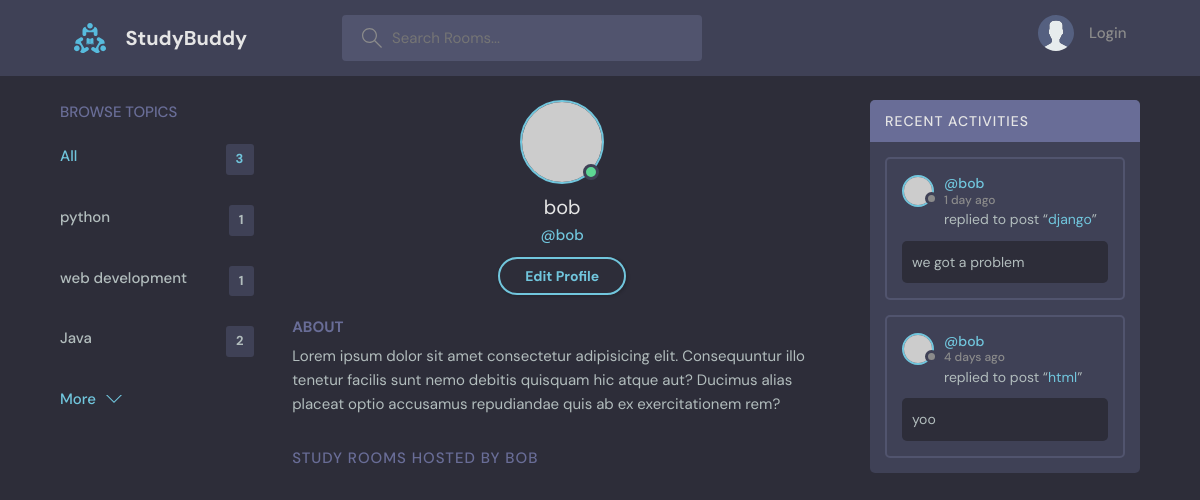
Screenshot of /profile/4 with the database file from the repository.
### base/models.py (models this page shows, shortened)
class Topic(models.Model):
    name= models.CharField(max_length=200)

class Message(models.Model):
    user = models.ForeignKey(User, on_delete=models.CASCADE)
    room = models.ForeignKey(Room, on_delete=models.CASCADE)
    body = models.TextField()
    updated = models.DateTimeField(auto_now=True)
    created = models.DateTimeField(auto_now_add=True)
    class Meta:
        ordering = ['-updated', '-created']

class Room(models.Model):
    host = models.ForeignKey(User, on_delete=models.SET_NULL, null=True)
    topic = models.ForeignKey(Topic, on_delete=models.SET_NULL, null=True)
    name = models.CharField(max_length=200)
    description = models.TextField(null=True, blank=True)
    participants = models.ManyToManyField(
        User, related_name='participants', blank=True)
    updated = models.DateTimeField(auto_now=True)
    created = models.DateTimeField(auto_now_add=True)
    class Meta:
        ordering = ['-updated', '-created']
    def __str__(self):
        return self.name

### base/views.py (the view)
# urls.py: path('profile/<str:pk>', views.userProfile, name="user-profile"),
def userProfile(request, pk):
    user = User.objects.get(id=pk)
    rooms = user.room_set.all()
    room_messages = user.message_set.all()
    topics = Topic.objects.all()
    context = {'user':user, 'rooms':rooms, 'room_messages':room_messages, 'topics':topics}
    return render(request, 'base/profile.html', context)

### base/templates/base/profile.html (shortened to what this page needs)
{% extends 'main.html'%}
{% block content %}
<main class="profile-page layout layout--3">
  <div class="container">
    {% include 'base/topics_component.html' %}
    <div class="roomList">
      <div class="profile">
        <div class="profile__avatar">
          <div class="avatar avatar--large active">
            <img src="https://randomuser.me/api/portraits/men/11.jpg" />
          </div>
        </div>
        <div class="profile__info">
          <h3>{{user.username}}</h3>
          <p>@{{user.username}}</p>
          <a href="edit-user.html" class="btn btn--main btn--pill">Edit Profile</a>
        </div>
        <div class="profile__about">
          <h3>About</h3>
          <p>
            Lorem ipsum dolor sit amet consectetur adipisicing elit. Consequuntur illo tenetur
            facilis sunt nemo debitis quisquam hic atque aut? Ducimus alias placeat optio
            accusamus repudiandae quis ab ex exercitationem rem?
          </p>
        </div>
      </div>
      <div class="roomList__header">
        <div>
          <h2>Study Rooms Hosted by {{user.username}} </a>
          </h2>
        </div>
      </div>
    </div>
    {% include 'base/activity_component.html' %}
  </div>
</main>
{% endblock content %}

### base/templates/base/topics_component.html
<div class="topics">
    <div class="topics__header">
        <h2>Browse Topics</h2>
    </div>
    <ul class="topics__list">
        <li>
            <a href="{% url 'home' %}" class="active">All <span>{{topics.count}}</span></a>
        </li>
        {% for topic in topics %}
        <li>
            <a href="{% url 'home' %}?q={{topic.name}}">{{topic.name}}<span>{{topic.room_set.all.count}}</span></a>
        </li>
        {% endfor %}
    </ul>
    <a class="btn btn--link" href="topics.html">
        More
        <svg version="1.1" xmlns="http://www.w3.org/2000/svg" width="32" height="32" viewBox="0 0 32 32">
            <title>chevron-down</title>
            <path d="M16 21l-13-13h-3l16 16 16-16h-3l-13 13z"></path>
        </svg>
    </a>
</div>

### base/templates/base/activity_component.html (shortened to what this page needs)
<div class="activities">
    <div class="activities__header">
        <h2>Recent Activities</h2>
    </div>
    {% for message in room_messages %}
    <div class="activities__box">
        <div class="activities__boxHeader roomListRoom__header">
            <a href="{% url 'user-profile' message.user.id %}" class="roomListRoom__author">
                <div class="avatar avatar--small">
                    <img src="https://randomuser.me/api/portraits/women/11.jpg" />
                </div>
                <p>
                    @{{message.user}}
                    <span>{{message.created|timesince}} ago</span>
                </p>
            </a>
        </div>
        <div class="activities__boxContent">
            <p>replied to post “<a href="{% url 'room' message.room.id %}">{{message.room}}</a>”</p>
            <div class="activities__boxRoomContent">
                {{message.body}}
            </div>
        </div>
    </div>
    {% endfor %}
</div>

### rows the page displays
Topic: name "python", room_set.all.count "1"
Topic: name "web development", room_set.all.count "1"
Topic: name "Java", room_set.all.count "2"
Message: user "bob", created "1 day", room "django", body "we got a problem"
Message: user "bob", created "4 days", room "html", body "yoo"

### other values shown
{{ topics.count }} "3"
{{ user.username }} "bob"
{{ user.username }} "BOB"
